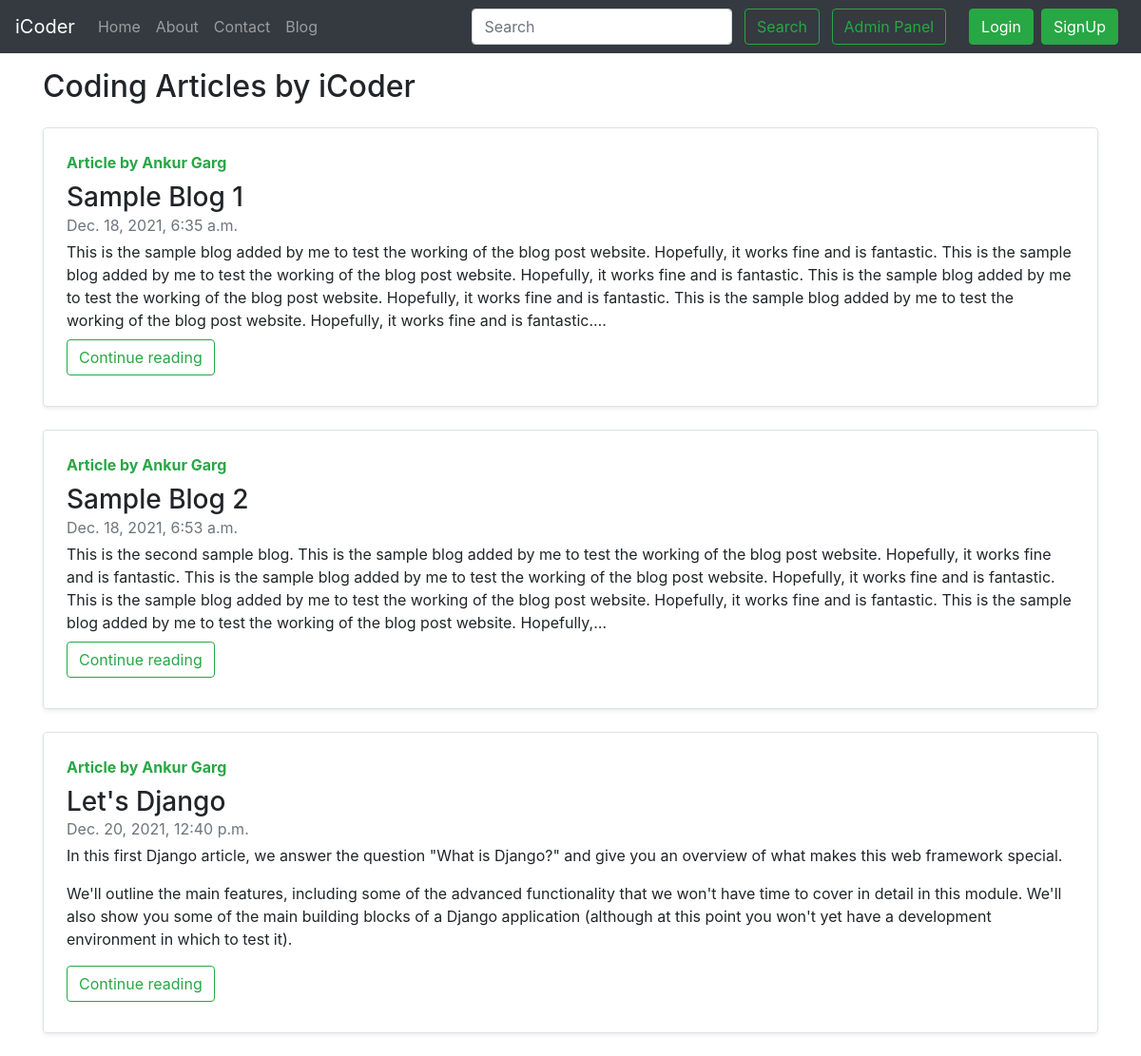
Screenshot of /blog/ with the database file from the repository.
### blog/models.py (models this page shows, shortened)
class Post(models.Model):
    sno=models.AutoField(primary_key=True)
    title=models.CharField(max_length=255)
    author=models.CharField(max_length=14)
    slug=models.CharField(max_length=130)
    timeStamp=models.DateTimeField(blank=True)
    content=models.TextField()

### blog/views.py (the view)
# urls.py: path('', views.blogHome, name='blogHome'),
def blogHome(request):
    allPosts = Post.objects.all()
    context = {'allPosts': allPosts}
    return render(request, 'blog/blogHome.html', context)

### templates/blog/blogHome.html (shortened to what this page needs)
{% extends 'basic.html' %}
{% block body %}
<div class="container my-3">
    <h2>Coding Articles by iCoder</h2>
    {% for post in allPosts %}
    <div class="row no-gutters border rounded overflow-hidden flex-md-row mb-4 shadow-sm h-md-250 my-4 position-relative">
        <div class="col p-4 d-flex flex-column position-static">
            <strong class="d-inline-block mb-2 text-success">Article by {{post.author}}</strong>
            <h3 class="mb-0">{{post.title}}</h3>
            <div class="mb-1 text-muted">{{post.timeStamp}}</div>
            <p class="card-text mb-auto preview">{{post.content|truncatechars:500|safe}}</p>
            <div class="my-2">
            	<a href="/blog/{{post.slug}}" role="button" class="btn btn-outline-success">Continue reading</a>
            </div>
        </div>
    </div>
    {% endfor %}
 {% endblock %}

### rows the page displays
Post: author "Ankur Garg", title "Sample Blog 1", timeStamp "Dec. 18, 2021, 6:35 a.m.", content "This is the sample blog added by me to test the working of the blog post website. Hopefully, it works fine and is fantastic. This is the sample blog added by me to test the working of the blog post website. Hopefully, it works fine and is fantastic. This is the sample blog added by me to test the working of the blog post website. Hopefully, it works fine and is fantastic. This is the sample blog added by me to test the working of the blog post website. Hopefully, it works fine and is fantastic.…"
Post: author "Ankur Garg", title "Sample Blog 2", timeStamp "Dec. 18, 2021, 6:53 a.m.", content "This is the second sample blog. This is the sample blog added by me to test the working of the blog post website. Hopefully, it works fine and is fantastic. This is the sample blog added by me to test the working of the blog post website. Hopefully, it works fine and is fantastic. This is the sample blog added by me to test the working of the blog post website. Hopefully, it works fine and is fantastic. This is the sample blog added by me to test the working of the blog post website. Hopefully,…"
Post: author "Ankur Garg", title "Let's Django", timeStamp "Dec. 20, 2021, 12:40 p.m.", content "In this first Django article, we answer the question \"What is Django?\" and give you an overview of what makes this web framework special. We'll outline the main features, including some of the advanced functionality that we won't have time to cover in detail in this module. We'll also show you some of the main building blocks of a Django application (although at this point you won't yet have a development environment in which to test it)."
